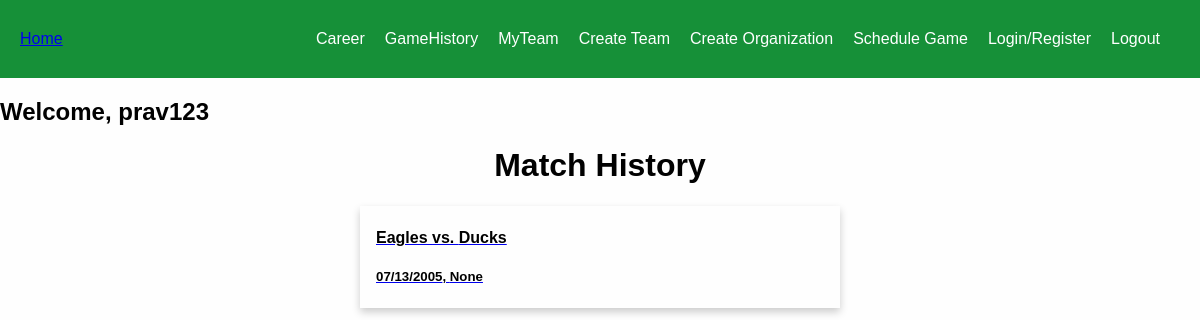
Screenshot of /game-history/ (signed in) with the database file from the repository.
### base/models.py (models this page shows, shortened)
class Player(AbstractUser):
    first_name = models.CharField(max_length=200, null=True)
    last_name = models.CharField(max_length=200, null=True)
    email = models.EmailField(unique=True, null=True)
    team = models.ForeignKey(Team,on_delete=models.SET_NULL,null=True) # long-term-team
    organization = models.ForeignKey(Organization,on_delete=models.SET_NULL,null=True, blank=True)
    runs = models.IntegerField(default=0,null=True,blank=True)
    wickets = models.IntegerField(default=0,null=True,blank=True)
    catches = models.IntegerField(default=0,null=True,blank=True)
    sixes = models.IntegerField(default=0,null=True,blank=True)
    fours = models.IntegerField(default=0,null=True,blank=True)
    extras = models.IntegerField(default=0,null=True,blank=True)
    games_played = models.IntegerField(default=0,null=True,blank=True)
    games_won = models.IntegerField(default=0,null=True,blank=True)
    win_percentage = models.FloatField(default=0,null=True,blank=True)
    fifties = models.IntegerField(default=0,null=True,blank=True)
    centuries = models.IntegerField(default=0,null=True,blank=True)
    sr = models.FloatField(default=0,null=True,blank=True)
    runs_hs = models.IntegerField(default=0,null=True,blank=True)
    wickets_hs = models.IntegerField(default=0,null=True,blank=True)
    fours_hs = models.IntegerField(default=0,null=True,blank=True)
    sixes_hs = models.IntegerField(default=0,null=True,blank=True)
    runs_average = models.FloatField(default=0,null=True,blank=True)
    wickets_average = models.FloatField(default=0,null=True,blank=True)
    fours_average = models.FloatField(default=0,null=True,blank=True)
    sixes_average = models.FloatField(default=0,null=True,blank=True)
    catches_average = models.FloatField(default=0,null=True,blank=True)
    extras_average = models.FloatField(default=0,null=True,blank=True)
    balls_bowled = models.IntegerField(default=0,null=True,blank=True)
    balls_played = models.IntegerField(default=0,null=True,blank=True)
    game_invites = models.ManyToManyField("GameInvite", related_name="game_invites", blank=True)
    team_invites = models.ManyToManyField("TeamInvite", related_name="team_invites", blank=True)
    org_invites = models.ManyToManyField("OrganizationInvite", related_name="org_invites", blank=True)
    games = models.ManyToManyField("Game", related_name="games", blank=True)
    USERNAME_FIELD = "email"
    REQUIRED_FIELDS = ["username"]

class Game(models.Model):
    entering_stats = models.BooleanField(default=False,null=True,blank=False) # true if stat entering has began, this is set to true when the inilize game info is submitted
    doneStats = models.BooleanField(default=False,null=True,blank=False) # true is stat entering has concluded, this is set to true when the last over of the last innings is iterated through
    archived = models.BooleanField(default=False,null=True,blank=False) # this is set to true when the user confirms that there is no edits to make to the stats entered.
    winner = models.ForeignKey(Team,on_delete=models.SET_NULL,null=True, related_name="winner",blank=True)
    team1 = models.ForeignKey(Team,on_delete=models.SET_NULL,null=True, related_name="team1")  # team that sent invite
    team2 = models.ForeignKey(Team,on_delete=models.SET_NULL,null=True, related_name="team2")
    temporary = models.BooleanField(default=False,null=True,blank=False)
    batting1_team = models.ForeignKey(Team,on_delete=models.SET_NULL,null=True, related_name="batting1")
    bowling1_team = models.ForeignKey(Team,on_delete=models.SET_NULL,null=True, related_name="bowling1")
    batting2_team = models.ForeignKey(Team,on_delete=models.SET_NULL,null=True, related_name="batting2")
    bowling2_team  = models.ForeignKey(Team,on_delete=models.SET_NULL,null=True, related_name="bowling2")
    date = models.CharField(max_length=200,null=True)
    year = models.CharField(max_length=200,null=True)
    month = models.CharField(max_length=200,null=True)
    day = models.CharField(max_length=200,null=True)
    time = models.CharField(max_length=200,null=True)
    location = models.CharField(max_length=200,null=True)
    overs = models.IntegerField(default=0,null=True,blank=True)
    batting_score1 = models.IntegerField(default=0,null=True,blank=True) # number of runs for the first batting team
    batting_score2 = models.IntegerField(default=0,null=True,blank=True) # number of runs for second batting team
    bowling_score1 = models.IntegerField(default=0,null=True,blank=True) # number of wickets for the frist bowling team
    bowling_score2 = models.IntegerField(default=0,null=True,blank=True) # number of wickets for the second bowling team
    current_innings =  models.IntegerField(default=1,  null=True,blank=True)
    current_over = models.IntegerField(default=1,  null=True,blank=True)
    current_ball = models.IntegerField(default=1,  null=True,blank=True)
    ball1 = models.CharField(max_length=200,null=True) # icon of first ball in current over
    ball2 = models.CharField(max_length=200,null=True)
    ball3 = models.CharField(max_length=200,null=True)
    ball4 = models.CharField(max_length=200,null=True)
    ball5 = models.CharField(max_length=200,null=True)
    ball6 = models.CharField(max_length=200,null=True)
    on_strike_batsman = models.OneToOneField("Player", related_name="on_strike_batsman",on_delete=models.SET_NULL,null=True,blank=True,unique=False)
    off_strike_batsman = models.OneToOneField("Player", related_name="off_strike_batsman",on_delete=models.SET_NULL,null=True,blank=True,unique=False)
    current_bowler = models.OneToOneField("Player", related_name="current_bowler",on_delete=models.SET_NULL,null=True,blank=True,unique=False)
    players_stats = models.ManyToManyField("PlayerGameStat", related_name="players_stats", blank=True)

class Team(models.Model):
    name = models.CharField(max_length=200,null=True)
    captain = models.OneToOneField("Player", related_name="captain",on_delete=models.SET_NULL,null=True,blank=True,unique=False)
    players = models.ManyToManyField("Player", related_name="players", blank=True)
    games_played = models.IntegerField(default=0,null=True,blank=True)
    games_won = models.IntegerField(default=0,null=True,blank=True)
    runs_average = models.FloatField(default=0,null=True,blank=True)
    wickets_average = models.FloatField(default=0,null=True,blank=True)
    games = models.ManyToManyField("Game", related_name="gammes", blank=True)
    temporary = models.BooleanField(default=False,null=True,blank=False)

### base/views.py (the view)
# urls.py: path("game-history/", views.game_history, name="game-history"),
def game_history(request):
    user = request.user
    games = []
    for g in user.games.all():
        if g.doneStats == True:  # a game-object is completed if
            games.append(g)
    context = {"games":games}
    return render(request, "base/game_history.html", context)

### base/templates/base/game_history.html (shortened to what this page needs)
{% extends 'main.html' %}
{% block content%}
<h1 class="center">Match History</h1>
{% for game in games %}
    <a href="{% url 'view-game' game.id %}">
      <div class="card">
          <div class="container">
                  <h4>{{game.team1.name}} vs. {{game.team2.name}}</h4>
                  <h5>{{game.date}}, {{game.time}}</h5>
          </div>
      </div>
    </a>
{% endfor %}
{% endblock %}

### templates/navbar.html (shortened to what this page needs)
{% if request.user.is_authenticated == True %}
<nav class="navbar">
  <a class="active" href="{% url 'home' %}" class="navbar-link">Home</a>
  <div class="navbar-links">
    <a href="{% url 'player-career' request.user.id %}" class="navbar-link">Career</a>
    <a href="{% url 'game-history' %}" class="navbar-link">GameHistory</a></li>
    {% if request.user.team %}
    <a href="{% url 'team' request.user.team.id %}" class="navbar-link">MyTeam</a>
    {% endif %}
    <a href="{% url 'create-team' %}" class="navbar-link">Create Team</a>
    <a href="{% url 'create-organization' %}" class="navbar-link">Create Organization</a>
    <a href="{% url 'schedule-game' %}" class="navbar-link">Schedule Game</a>
    <a href="{% url 'login' %}" class="navbar-link">Login/Register</a>
    <a href="{% url 'logout' %}"class="navbar-link">Logout</a>
  </div>
</nav>
{% endif %}
<h2>Welcome, {{request.user.username}}</h2>

### templates/main.html (style rules this page uses)
body { margin: 0; font-family: Arial, Helvetica, sans-serif; background-color: rgb(254, 254, 254); color: rgb(1, 1, 1); }

### templates/navbar.html (style rules this page uses)
body, ul { margin: 0; padding: 0; }
.navbar { display: flex; align-items: center; justify-content: space-between; background-color: rgb(22, 144, 56); color: #41ce37; padding: 30px 20px; }
.navbar-links { display: flex; align-items: center; }
.navbar-link { margin-right: 20px; color: #fff; text-decoration: none; }

### base/templates/base/game_history.html (style rules this page uses)
.card { box-shadow: 0 4px 8px 0 rgba(0,0,0,0.2); transition: 0.3s; width: 40%; margin-left: auto; margin-right: auto; }
.center { text-align: center; }
.container { padding: 2px 16px; color: black; }

### rows the page displays
Player: user.username "prav123"
Game: team1.name "Eagles", team2.name "Ducks", date "07/13/2005", time "None"
